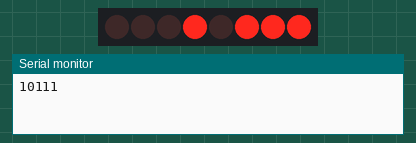
Bench run of a sketch on a simulated Arduino Uno, built with avr-gcc and run on an emulated ATmega328P. Shown: 8 shift-register outputs drawn as a row of LEDs (first output left, lit = HIGH), the last lines printed to the serial monitor. Wiring (inferred from the names in the program): shift register (74HC595): data pin 12; shift clock pin 13; latch pin 8. Wiring (inferred from the signals the program sends): row of LEDs: on Q0, Q1, Q2, Q3, Q4, Q5, Q6, Q7.

Above: at 0.5 s.
At 2.5 s:
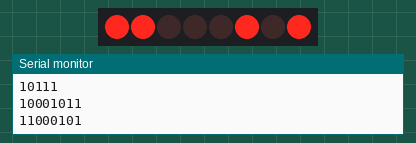
At 3.5 s:
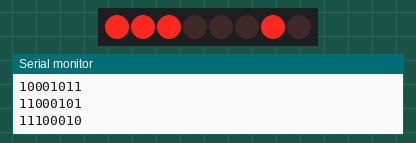
At 4.5 s:
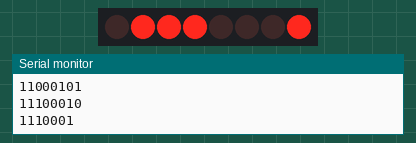
At 6.5 s:
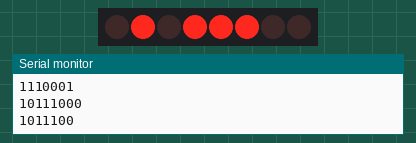
At 9.5 s:
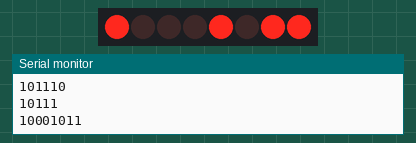
Timing chart, 0 to 10.4 s (numbered marks = the images above):
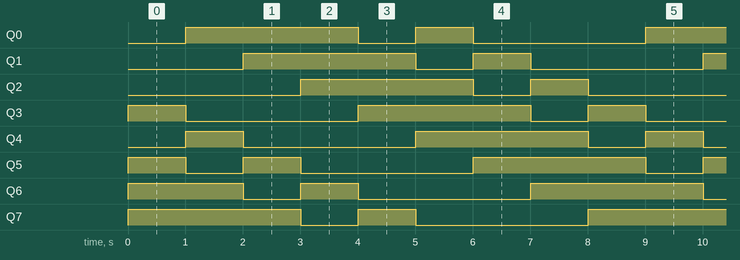

The sketch:

RegistroDeDesplazamientoCircularDerecha.ino
```cpp
// a la derecha circular

int latchPin = 8;
int clockPin = 13;
int dataPin = 12;
byte myByte = 0b00010111;
int dt = 1000;

void setup() {
  // put your setup code here, to run once:
  Serial.begin(9600);
  pinMode(latchPin, OUTPUT);
  pinMode(clockPin, OUTPUT);
  pinMode(dataPin, OUTPUT);
}

//128 64 32 16 8 4 2 1
//BINARIOS DECIMALES
//1010000 160 0101000 80 0010100 40 0001010 10 0000101 5


void loop() {
  // put your main code here, to run repeatedly:
  digitalWrite(latchPin, 0);
  shiftOut(dataPin, clockPin, LSBFIRST, myByte);
  digitalWrite(latchPin, 1);
  Serial.println(myByte, BIN);
  delay(dt);
  myByte = myByte*128 + myByte/2;
}
```

Measured:
- by itself, Q0–2, Q5–7: repeats every 8.0 s: LOW 1.0 s, HIGH 1.0 s, LOW 3.0 s, HIGH 3.0 s
- by itself, Q3, Q4: repeats every 8.0 s: LOW 3.0 s, HIGH 3.0 s, LOW 1.0 s, HIGH 1.0 s
- by itself, everything shown: repeats every 8.0 s, in 8 steps
